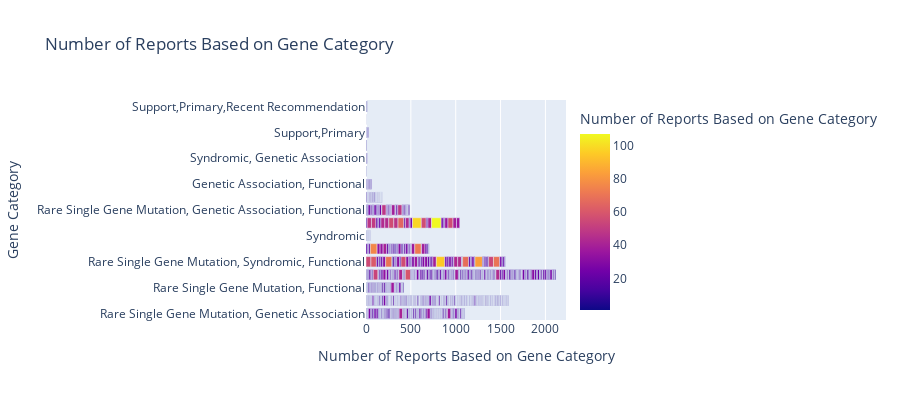

Source (notebook cell):
### Code cell
fig = px.bar(genes, x=genes['number-of-reports'], y=genes['genetic-category'], color='number-of-reports', title = 'Number of Reports Based on Gene Category',
             labels={'genetic-category':'Gene Category', 'number-of-reports':'Number of Reports Based on Gene Category'}, height=400)
fig.show()

### Figure 1 — Plotly figure (JSON) as saved in the notebook; plotly's stock layout.template omitted (floating-point values rounded to 4 significant figures; data arrays with more than 128 entries replaced by an {"elided": "..."} marker saying what was removed)
{"data": [{"alignmentgroup": "True", "hovertemplate": "Number of Reports Based on Gene Category=%{marker.color}<br>Gene Category=%{y}<extra></extra>", "legendgroup": "", "marker": {"color": {"elided": "1031 int values"}, "coloraxis": "coloraxis", "pattern": {"shape": ""}}, "name": "", "offsetgroup": "", "orientation": "h", "showlegend": false, "textposition": "auto", "type": "bar", "x": {"elided": "1031 int values"}, "xaxis": "x", "y": {"elided": "1031 str values"}, "yaxis": "y"}], "layout": {"barmode": "relative", "coloraxis": {"colorbar": {"title": {"text": "Number of Reports Based on Gene Category"}}, "colorscale": [[0, "#0d0887"], [0.1111, "#46039f"], [0.2222, "#7201a8"], [0.3333, "#9c179e"], [0.4444, "#bd3786"], [0.5556, "#d8576b"], [0.6667, "#ed7953"], [0.7778, "#fb9f3a"], [0.8889, "#fdca26"], [1, "#f0f921"]]}, "height": 400, "legend": {"tracegroupgap": 0}, "title": {"text": "Number of Reports Based on Gene Category"}, "xaxis": {"anchor": "y", "domain": [0, 1], "title": {"text": "Number of Reports Based on Gene Category"}}, "yaxis": {"anchor": "x", "domain": [0, 1], "title": {"text": "Gene Category"}}}}
